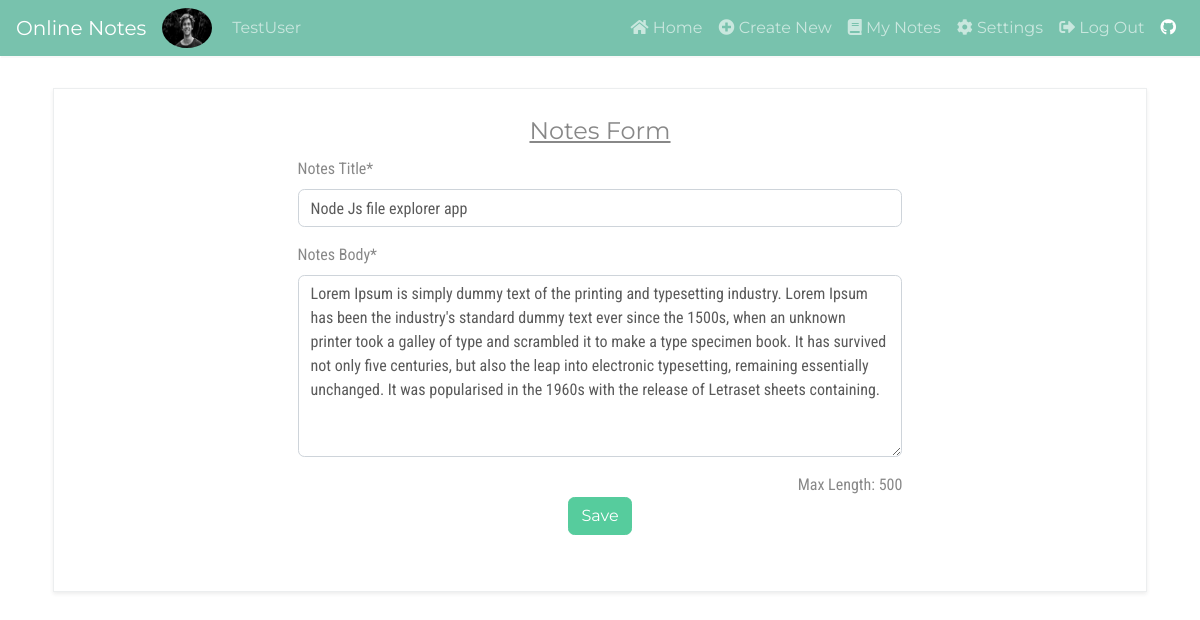
The page /4/update/ (signed in) on the database its author committed.
### users/models.py (models this page shows, shortened)
class Profile(models.Model):
    user = models.OneToOneField(User, on_delete=models.CASCADE)
    image = models.ImageField(default='default.png', upload_to='profile_pics')

### notes/models.py (models this page shows, shortened)
class Notes(models.Model):
	user = models.ForeignKey(User, on_delete=models.CASCADE)
	title = models.CharField(max_length=150, verbose_name="Notes Title")
	body = models.TextField(max_length=500, verbose_name="Notes Body")
	last_modified = models.DateTimeField(auto_now=True)
	created_on = models.DateTimeField(auto_now_add=True)

### notes/views.py (the view, shortened to what this page needs)
# urls.py: path('<int:pk>/update/', notes_views.NotesUpdateView.as_view(), name="update-notes"),
class NotesUpdateView(LoginRequiredMixin, UpdateView):
	model = Notes
	form_class = NotesUpdateForm

### notes/forms.py
class NotesUpdateForm(forms.ModelForm):
	class Meta:
		model = Notes
		fields = ('title', 'body')
		widgets={
			'body': forms.Textarea(attrs={'cols': 1,'rows': 7}),
		}

### notes/templates/notes/notes_form.html (shortened to what this page needs)
{% extends "users/base.html" %}
{% load crispy_forms_tags %}
{% block content %}
<div class="container mt-4 p-2">
    <form method = "POST" enctype="multipart/form-data" class="p-4 border shadow-sm">
        <fieldset class="form-group">
            <legend class="text-center"><u>Notes Form</u></legend>
            <div class="form-row">
            	<div class="col-md-7 mx-auto">
		            {{form.title | as_crispy_field}}
            	</div>
            </div>
            <div class="form-row">
            	<div class="col-md-7 mx-auto">
		            {{form.body | as_crispy_field}}
		            <div class="clearfix">
		            	<div class="float-right">
		            		Max Length: 500
		            	</div>
		            </div>
            	</div>
            </div><center>
            <div class="form-group">
                <input type="submit" class="btn btn-success" value="Save">
            </div></center>
        </fieldset>
    </form>
</div>
{% endblock %}

### users/templates/users/base.html (shortened to what this page needs)
<!DOCTYPE html>
<html lang="en">
<head>
    <link rel="stylesheet"
    href="https://bootswatch.com/4/minty/bootstrap.min.css">
    <link rel="stylesheet" href="https://use.fontawesome.com/releases/v5.8.1/css/all.css"
>
</head>
<body>
<nav class="navbar navbar-expand-md bg-primary navbar-dark sticky-top"
style="box-shadow: 1px 2px #f9f9f9">
  <a class="navbar-brand" href="{% url 'home' %}">Online Notes</a>
  <div class="collapse navbar-collapse" id="collapsibleNavbar">
    <ul class="navbar-nav mr-auto">
      {% if user.is_authenticated %}
      <img class="rounded-circle img-fluid mr-2" src="{{user.profile.image.url}}"
          alt="{{user.username}} profile image" style="width:50px;height:40px">
      <span class="navbar-text" style="margin-left: 12px; text-transform: capitalize">
        {{user.username}}
      </span>
      {% endif %}
    </ul>
    <ul class="navbar-nav ml-auto">
      {% if user.is_authenticated %}
        <li class="nav-item {{home}}">
          <a class="nav-link" href="{% url 'home' %}">
            <i class="fas fa-home"></i> Home</a>
        </li>
        <li class="nav-item {{createnew}}">
          <a class="nav-link" href="{% url 'create-notes' %}">
            <i class="fas fa-plus-circle"></i> Create New</a>
        </li>
        <li class="nav-item {{mynotes}}">
          <a class="nav-link" href="{% url 'view-all' %}">
            <i class="fas fa-book"></i> My Notes</a>
        </li>
        <li class="nav-item {{settings}}">
          <a class="nav-link" href="{% url 'settings' %}">
            <i class="fas fa-cog"></i> Settings</a>
        </li>
        <li class="nav-item">
          <a class="nav-link" href="{% url 'user-logout' %}">
            <i class="fas fa-sign-out-alt"></i> Log Out</a>
        </li>
      {% endif %}
      <li class="nav-item">
        <a class="nav-link active" href="https://github.com/ankit-brijwasi/online-notes-app" target="_blank"><i class="fab fa-github"></i></a>
      </li>
    </ul>
  </div>
</nav>
<div class="container">
    {% block content %}
    {% endblock %}
</div>
</body>
</html>

### users/templates/users/base.html (style rules this page uses)
body { font-family: 'Roboto Condensed', sans-serif; }

### rows shown on the page
Notes: title "Node Js file explorer app", body "Lorem Ipsum is simply dummy text of the printing and typesetting industry. Lorem Ipsum has been the industry's standard dummy text ever since the 1500s, when an unknown printer took a galley of type and scrambled it to make a type specimen book. It has survived not only five centuries, but also the leap into electronic typesetting, remaining essentially unchanged. It was popularised in the 1960s with the release of Letraset sheets containing."

### other values the page prints
{{ user.username }} "TestUser"
